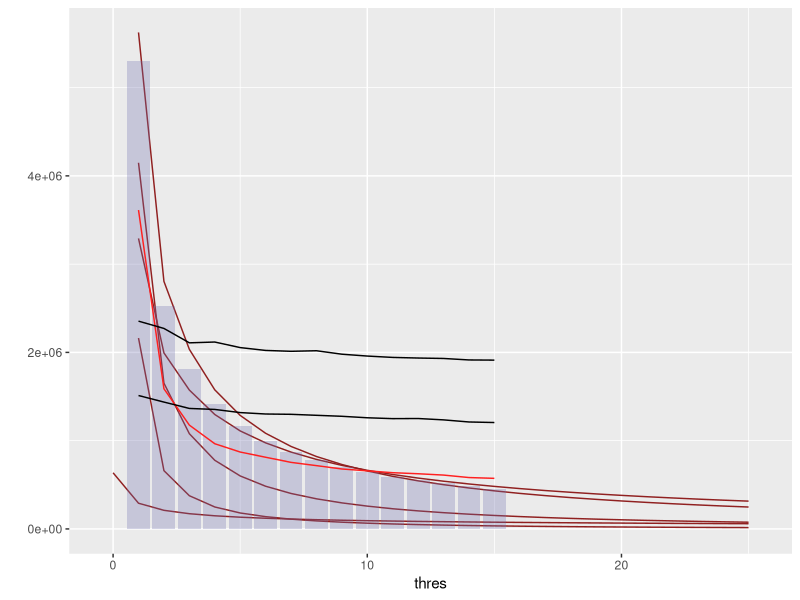

This figure's R source:
## ---- chunk 1
knitr::opts_chunk$set(echo = TRUE)
library(ggplot2)
## ---- chunk 2
df <- data.frame(
  thres = c(0:25),
  dictionary = c(635898, 290977, 210638, 172374, 148730, 132790, 120949, 111875, 104444,  98384,  93191, 88961,  85113,  81838,  78762,  75981,  73563,  71432,  69445,  67655,  65972,  64302,  62830,  61443, 60136,  59003), 
  bigram = c(NA, 3291429, 1994107, 1573312, 1296575, 1110232,  974740,  870459,  787397,  719895,  664183,  616619,  575896,  540552,  509250,  481685,  456991,  434776,  414939,  396640,  380071,  364807,  350872,  337776,  325816,  314764), 
  trigram = c(NA,  5625424, 2804774, 2034581, 1575805, 1285927, 1083501,  934522,  820417,  729832,  656635,  595630,  544648,  501273,  463707,  431231,  402495,  377277,  354812,  334973,  316696,  300223,  285328,  271814,  259321,  247988), 
  fourgram = c(NA, 4148823, 1651592, 1078718,  777556,  600089, 483454,  401580,  341008,  294877,  258288,  228370,  204289,  184014,  166900,  152491,  139853,  128750,  119223,  110802,  103305,   96614,   90818,   85360,   80497,   76064), 
  fivegram = c(NA, 2162658,  660194,  376018,  248505,  180474,  138840,  110663,   90720,   76206,   64958,   56121, 49055,   43191,   38278,   34323,   30975,   28158,   25611,   23364,   21516,   19887,   18498,   17221, 16046,   14980),
  MB = c(NA, 176.9101, 84.01064, 60.57271, 47.24954, 38.99012, 33.31171, 29.15393, 25.9761, 23.47291, 21.45021, 19.76416, 18.35823, 17.15822, 16.118, 15.22074, rep(NA, 10)),
  time = c(NA, 0.3613, 0.1588, 0.1176, 0.0965, 0.0871, 0.0812, 0.0754, 0.0717, 0.0679, 0.0658, 0.0637, 0.0625, 0.0610, 0.0582, 0.0573, rep(NA, 10)),
  top_precision = c(NA, 0.2159, 0.2053,    0.1950, 0.1934,  0.1883,  0.1860, 0.1855,  0.1839, 0.1823,  0.1799, 0.1785, 0.1787,  0.1765,     0.1731,    0.1722, rep(NA, 10)),
  precision = c(NA, 0.3363, 0.3245,    0.3012, 0.3025,  0.2935,  0.2889, 0.2875,  0.2884, 0.2828,  0.2798, 0.2776, 0.2766,  0.2759,     0.2735,    0.2732, rep(NA, 10)) 
)

library(ggplot2)

qplot(data = df, x = thres) +
  geom_line(aes(y = dictionary), colour = "#902020") +
  geom_line(aes(y = bigram), colour = "#902020") +
  geom_line(aes(y = trigram), colour = "#902020") +
  geom_line(aes(y = fourgram), colour = "#902020") +
  geom_line(aes(y = fivegram), colour = "#902020") +
  geom_col(aes(y = MB * 3 * 10 ^ 4), fill = "#7070B0", alpha = .3) +
  geom_line(aes(y = time * 10 ^ 7), colour = "#FF2020") +
  geom_line(aes(y = top_precision* 7 * 10 ^ 6), fill = "#70E070") +
  geom_line(aes(y = precision* 7 * 10 ^ 6), fill = "#70E070")


#The size of dictionary depending on frequency theshold
